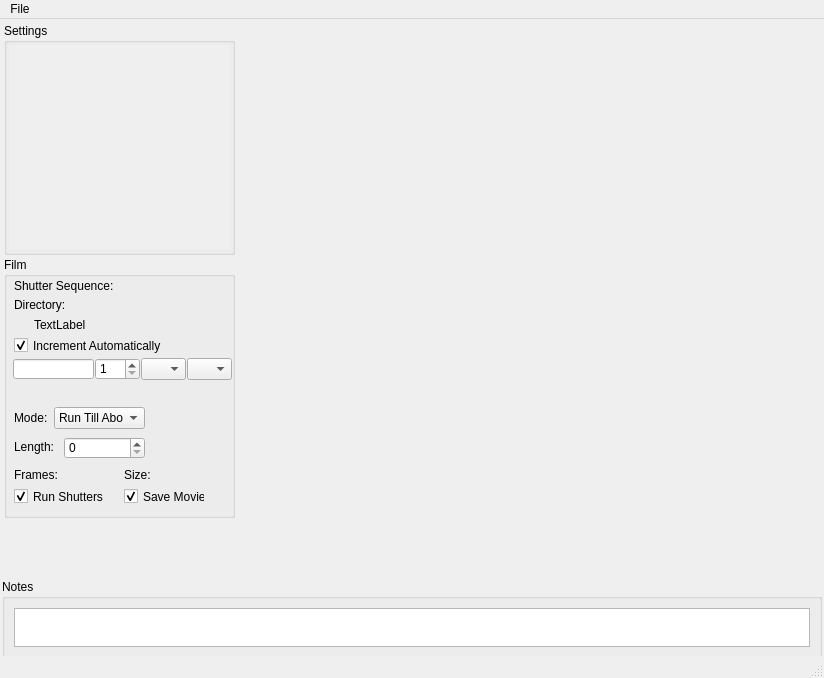
<?xml version="1.0" encoding="UTF-8"?>
<ui version="4.0">
 <class>MainWindow</class>
 <widget class="QMainWindow" name="MainWindow">
  <property name="geometry">
   <rect>
    <x>0</x>
    <y>0</y>
    <width>824</width>
    <height>678</height>
   </rect>
  </property>
  <property name="sizePolicy">
   <sizepolicy hsizetype="Preferred" vsizetype="Preferred">
    <horstretch>0</horstretch>
    <verstretch>0</verstretch>
   </sizepolicy>
  </property>
  <property name="minimumSize">
   <size>
    <width>0</width>
    <height>0</height>
   </size>
  </property>
  <property name="maximumSize">
   <size>
    <width>10000</width>
    <height>10000</height>
   </size>
  </property>
  <property name="acceptDrops">
   <bool>true</bool>
  </property>
  <property name="windowTitle">
   <string>HAL-4000</string>
  </property>
  <property name="windowIcon">
   <iconset>
    <normaloff>../../HAL-4000.ico</normaloff>../../HAL-4000.ico</iconset>
  </property>
  <widget class="QWidget" name="centralwidget">
   <property name="sizePolicy">
    <sizepolicy hsizetype="Preferred" vsizetype="Preferred">
     <horstretch>0</horstretch>
     <verstretch>0</verstretch>
    </sizepolicy>
   </property>
   <property name="minimumSize">
    <size>
     <width>0</width>
     <height>0</height>
    </size>
   </property>
   <property name="maximumSize">
    <size>
     <width>10000</width>
     <height>10000</height>
    </size>
   </property>
   <property name="acceptDrops">
    <bool>true</bool>
   </property>
   <layout class="QVBoxLayout" name="verticalLayout_2">
    <property name="spacing">
     <number>2</number>
    </property>
    <property name="margin">
     <number>2</number>
    </property>
    <item>
     <widget class="QWidget" name="mainWidget" native="true">
      <property name="sizePolicy">
       <sizepolicy hsizetype="Preferred" vsizetype="Preferred">
        <horstretch>0</horstretch>
        <verstretch>0</verstretch>
       </sizepolicy>
      </property>
      <property name="minimumSize">
       <size>
        <width>0</width>
        <height>0</height>
       </size>
      </property>
      <property name="maximumSize">
       <size>
        <width>16777215</width>
        <height>10000</height>
       </size>
      </property>
      <layout class="QHBoxLayout" name="horizontalLayout">
       <property name="spacing">
        <number>2</number>
       </property>
       <property name="margin">
        <number>0</number>
       </property>
       <item>
        <widget class="QWidget" name="settingFilmWidget" native="true">
         <property name="sizePolicy">
          <sizepolicy hsizetype="Fixed" vsizetype="Preferred">
           <horstretch>0</horstretch>
           <verstretch>0</verstretch>
          </sizepolicy>
         </property>
         <property name="minimumSize">
          <size>
           <width>235</width>
           <height>0</height>
          </size>
         </property>
         <property name="maximumSize">
          <size>
           <width>235</width>
           <height>16777215</height>
          </size>
         </property>
         <layout class="QVBoxLayout" name="verticalLayout">
          <property name="spacing">
           <number>2</number>
          </property>
          <property name="margin">
           <number>2</number>
          </property>
          <item>
           <widget class="QGroupBox" name="settingsGroupBox">
            <property name="minimumSize">
             <size>
              <width>231</width>
              <height>40</height>
             </size>
            </property>
            <property name="title">
             <string>Settings</string>
            </property>
            <layout class="QGridLayout" name="gridLayout">
             <property name="margin">
              <number>2</number>
             </property>
             <property name="spacing">
              <number>2</number>
             </property>
             <item row="0" column="0">
              <widget class="QScrollArea" name="settingsScrollArea">
               <property name="frameShape">
                <enum>QFrame::NoFrame</enum>
               </property>
               <property name="widgetResizable">
                <bool>true</bool>
               </property>
               <widget class="QWidget" name="scrollAreaWidgetContents">
                <property name="geometry">
                 <rect>
                  <x>0</x>
                  <y>0</y>
                  <width>225</width>
                  <height>200</height>
                 </rect>
                </property>
               </widget>
              </widget>
             </item>
            </layout>
           </widget>
          </item>
          <item>
           <widget class="QGroupBox" name="filmGroupBox">
            <property name="sizePolicy">
             <sizepolicy hsizetype="Fixed" vsizetype="Fixed">
              <horstretch>0</horstretch>
              <verstretch>0</verstretch>
             </sizepolicy>
            </property>
            <property name="minimumSize">
             <size>
              <width>231</width>
              <height>261</height>
             </size>
            </property>
            <property name="title">
             <string>Film</string>
            </property>
            <widget class="QLabel" name="directoryText">
             <property name="geometry">
              <rect>
               <x>30</x>
               <y>60</y>
               <width>191</width>
               <height>16</height>
              </rect>
             </property>
             <property name="layoutDirection">
              <enum>Qt::LeftToRight</enum>
             </property>
             <property name="text">
              <string>TextLabel</string>
             </property>
             <property name="alignment">
              <set>Qt::AlignLeading|Qt::AlignLeft|Qt::AlignVCenter</set>
             </property>
            </widget>
            <widget class="QLineEdit" name="filenameEdit">
             <property name="geometry">
              <rect>
               <x>9</x>
               <y>102</y>
               <width>81</width>
               <height>20</height>
              </rect>
             </property>
             <property name="focusPolicy">
              <enum>Qt::StrongFocus</enum>
             </property>
            </widget>
            <widget class="QLabel" name="framesLabel">
             <property name="geometry">
              <rect>
               <x>10</x>
               <y>210</y>
               <width>51</width>
               <height>16</height>
              </rect>
             </property>
             <property name="text">
              <string>Frames:</string>
             </property>
            </widget>
            <widget class="QCheckBox" name="saveMovieCheckBox">
             <property name="geometry">
              <rect>
               <x>120</x>
               <y>230</y>
               <width>81</width>
               <height>19</height>
              </rect>
             </property>
             <property name="text">
              <string>Save Movie</string>
             </property>
             <property name="checked">
              <bool>true</bool>
             </property>
            </widget>
            <widget class="QLabel" name="sizeLabel">
             <property name="geometry">
              <rect>
               <x>120</x>
               <y>210</y>
               <width>31</width>
               <height>16</height>
              </rect>
             </property>
             <property name="text">
              <string>Size:</string>
             </property>
            </widget>
            <widget class="QComboBox" name="modeComboBox">
             <property name="geometry">
              <rect>
               <x>50</x>
               <y>150</y>
               <width>91</width>
               <height>22</height>
              </rect>
             </property>
             <property name="focusPolicy">
              <enum>Qt::WheelFocus</enum>
             </property>
             <item>
              <property name="text">
               <string>Run Till Abort</string>
              </property>
             </item>
             <item>
              <property name="text">
               <string>Fixed Length</string>
              </property>
             </item>
            </widget>
            <widget class="QLabel" name="lengthLabel">
             <property name="geometry">
              <rect>
               <x>10</x>
               <y>183</y>
               <width>46</width>
               <height>14</height>
              </rect>
             </property>
             <property name="text">
              <string>Length:</string>
             </property>
            </widget>
            <widget class="QLabel" name="modeLabel">
             <property name="geometry">
              <rect>
               <x>10</x>
               <y>154</y>
               <width>46</width>
               <height>14</height>
              </rect>
             </property>
             <property name="text">
              <string>Mode:</string>
             </property>
            </widget>
            <widget class="QLabel" name="directoryLabel">
             <property name="geometry">
              <rect>
               <x>10</x>
               <y>40</y>
               <width>211</width>
               <height>16</height>
              </rect>
             </property>
             <property name="text">
              <string>Directory:</string>
             </property>
            </widget>
            <widget class="QLabel" name="framesText">
             <property name="geometry">
              <rect>
               <x>47</x>
               <y>210</y>
               <width>61</width>
               <height>20</height>
              </rect>
             </property>
             <property name="text">
              <string/>
             </property>
             <property name="alignment">
              <set>Qt::AlignRight|Qt::AlignTrailing|Qt::AlignVCenter</set>
             </property>
            </widget>
            <widget class="QLabel" name="sizeText">
             <property name="geometry">
              <rect>
               <x>147</x>
               <y>210</y>
               <width>71</width>
               <height>20</height>
              </rect>
             </property>
             <property name="text">
              <string/>
             </property>
             <property name="alignment">
              <set>Qt::AlignRight|Qt::AlignTrailing|Qt::AlignVCenter</set>
             </property>
            </widget>
            <widget class="QCheckBox" name="autoShuttersCheckBox">
             <property name="geometry">
              <rect>
               <x>10</x>
               <y>230</y>
               <width>101</width>
               <height>19</height>
              </rect>
             </property>
             <property name="text">
              <string>Run Shutters</string>
             </property>
             <property name="checked">
              <bool>true</bool>
             </property>
            </widget>
            <widget class="QLabel" name="shuttersLabels">
             <property name="geometry">
              <rect>
               <x>10</x>
               <y>21</y>
               <width>101</width>
               <height>16</height>
              </rect>
             </property>
             <property name="text">
              <string>Shutter Sequence:</string>
             </property>
            </widget>
            <widget class="QLabel" name="shuttersText">
             <property name="geometry">
              <rect>
               <x>110</x>
               <y>20</y>
               <width>111</width>
               <height>20</height>
              </rect>
             </property>
             <property name="layoutDirection">
              <enum>Qt::LeftToRight</enum>
             </property>
             <property name="text">
              <string/>
             </property>
             <property name="alignment">
              <set>Qt::AlignLeading|Qt::AlignLeft|Qt::AlignVCenter</set>
             </property>
            </widget>
            <widget class="QLabel" name="filenameLabel">
             <property name="geometry">
              <rect>
               <x>20</x>
               <y>127</y>
               <width>201</width>
               <height>20</height>
              </rect>
             </property>
             <property name="text">
              <string/>
             </property>
            </widget>
            <widget class="QSpinBox" name="indexSpinBox">
             <property name="geometry">
              <rect>
               <x>91</x>
               <y>101</y>
               <width>45</width>
               <height>22</height>
              </rect>
             </property>
             <property name="minimum">
              <number>1</number>
             </property>
             <property name="maximum">
              <number>9999</number>
             </property>
            </widget>
            <widget class="QComboBox" name="extensionComboBox">
             <property name="geometry">
              <rect>
               <x>137</x>
               <y>101</y>
               <width>45</width>
               <height>22</height>
              </rect>
             </property>
            </widget>
            <widget class="QCheckBox" name="autoIncCheckBox">
             <property name="geometry">
              <rect>
               <x>10</x>
               <y>79</y>
               <width>201</width>
               <height>19</height>
              </rect>
             </property>
             <property name="text">
              <string>Increment Automatically</string>
             </property>
             <property name="checked">
              <bool>true</bool>
             </property>
            </widget>
            <widget class="QSpinBox" name="lengthSpinBox">
             <property name="geometry">
              <rect>
               <x>60</x>
               <y>180</y>
               <width>81</width>
               <height>22</height>
              </rect>
             </property>
             <property name="maximum">
              <number>1000000</number>
             </property>
            </widget>
            <widget class="QComboBox" name="filetypeComboBox">
             <property name="geometry">
              <rect>
               <x>183</x>
               <y>101</y>
               <width>45</width>
               <height>22</height>
              </rect>
             </property>
            </widget>
           </widget>
          </item>
          <item>
           <widget class="QFrame" name="cameraParamsFrame">
            <property name="sizePolicy">
             <sizepolicy hsizetype="Preferred" vsizetype="Minimum">
              <horstretch>0</horstretch>
              <verstretch>0</verstretch>
             </sizepolicy>
            </property>
            <property name="minimumSize">
             <size>
              <width>231</width>
              <height>50</height>
             </size>
            </property>
            <property name="maximumSize">
             <size>
              <width>231</width>
              <height>151</height>
             </size>
            </property>
            <property name="frameShape">
             <enum>QFrame::NoFrame</enum>
            </property>
            <property name="frameShadow">
             <enum>QFrame::Plain</enum>
            </property>
           </widget>
          </item>
         </layout>
        </widget>
       </item>
       <item>
        <widget class="QFrame" name="cameraFrame">
         <property name="sizePolicy">
          <sizepolicy hsizetype="Preferred" vsizetype="Preferred">
           <horstretch>0</horstretch>
           <verstretch>0</verstretch>
          </sizepolicy>
         </property>
         <property name="minimumSize">
          <size>
           <width>583</width>
           <height>541</height>
          </size>
         </property>
         <property name="maximumSize">
          <size>
           <width>16777215</width>
           <height>16777215</height>
          </size>
         </property>
         <property name="frameShape">
          <enum>QFrame::NoFrame</enum>
         </property>
         <property name="frameShadow">
          <enum>QFrame::Raised</enum>
         </property>
        </widget>
       </item>
      </layout>
     </widget>
    </item>
    <item>
     <widget class="QWidget" name="notesRecordWidget" native="true">
      <property name="minimumSize">
       <size>
        <width>0</width>
        <height>80</height>
       </size>
      </property>
      <property name="maximumSize">
       <size>
        <width>16777215</width>
        <height>70</height>
       </size>
      </property>
      <layout class="QHBoxLayout" name="horizontalLayout_2">
       <property name="spacing">
        <number>2</number>
       </property>
       <property name="margin">
        <number>0</number>
       </property>
       <item>
        <widget class="QGroupBox" name="notesGroupBox">
         <property name="sizePolicy">
          <sizepolicy hsizetype="Preferred" vsizetype="Minimum">
           <horstretch>0</horstretch>
           <verstretch>0</verstretch>
          </sizepolicy>
         </property>
         <property name="minimumSize">
          <size>
           <width>0</width>
           <height>70</height>
          </size>
         </property>
         <property name="maximumSize">
          <size>
           <width>16777215</width>
           <height>1000</height>
          </size>
         </property>
         <property name="title">
          <string>Notes</string>
         </property>
         <layout class="QHBoxLayout" name="horizontalLayout_3">
          <item>
           <widget class="QTextEdit" name="notesEdit">
            <property name="sizePolicy">
             <sizepolicy hsizetype="Preferred" vsizetype="Preferred">
              <horstretch>0</horstretch>
              <verstretch>0</verstretch>
             </sizepolicy>
            </property>
            <property name="minimumSize">
             <size>
              <width>20</width>
              <height>37</height>
             </size>
            </property>
            <property name="maximumSize">
             <size>
              <width>10000</width>
              <height>10000</height>
             </size>
            </property>
           </widget>
          </item>
         </layout>
        </widget>
       </item>
      </layout>
     </widget>
    </item>
   </layout>
  </widget>
  <widget class="QMenuBar" name="menubar">
   <property name="geometry">
    <rect>
     <x>0</x>
     <y>0</y>
     <width>824</width>
     <height>26</height>
    </rect>
   </property>
   <widget class="QMenu" name="menuFile">
    <property name="title">
     <string>File</string>
    </property>
    <addaction name="actionSettings"/>
    <addaction name="actionShutter"/>
    <addaction name="actionDirectory"/>
    <addaction name="separator"/>
    <addaction name="actionQuit"/>
   </widget>
   <addaction name="menuFile"/>
  </widget>
  <widget class="QStatusBar" name="statusbar"/>
  <action name="actionQuit">
   <property name="text">
    <string>Quit</string>
   </property>
  </action>
  <action name="actionSettings">
   <property name="text">
    <string>New Settings</string>
   </property>
  </action>
  <action name="actionShutter">
   <property name="text">
    <string>New Shutter Sequence</string>
   </property>
  </action>
  <action name="actionDirectory">
   <property name="text">
    <string>Set Working Directory</string>
   </property>
  </action>
  <action name="actionIllumination">
   <property name="text">
    <string>Illumination</string>
   </property>
  </action>
  <action name="actionStage">
   <property name="text">
    <string>Stage</string>
   </property>
  </action>
  <action name="actionFocus_Lock">
   <property name="text">
    <string>Focus Lock</string>
   </property>
  </action>
  <action name="actionSpot_Counter">
   <property name="text">
    <string>Spot Counter</string>
   </property>
  </action>
  <action name="actionSwitch_Test">
   <property name="text">
    <string>Switch Test</string>
   </property>
  </action>
  <action name="actionMisc_Controls">
   <property name="text">
    <string>Misc. Controls</string>
   </property>
  </action>
  <action name="actionProgression">
   <property name="text">
    <string>Progressions</string>
   </property>
  </action>
  <action name="actionDisconnect">
   <property name="text">
    <string>Disconnect</string>
   </property>
  </action>
 </widget>
 <resources/>
 <connections/>
</ui>
